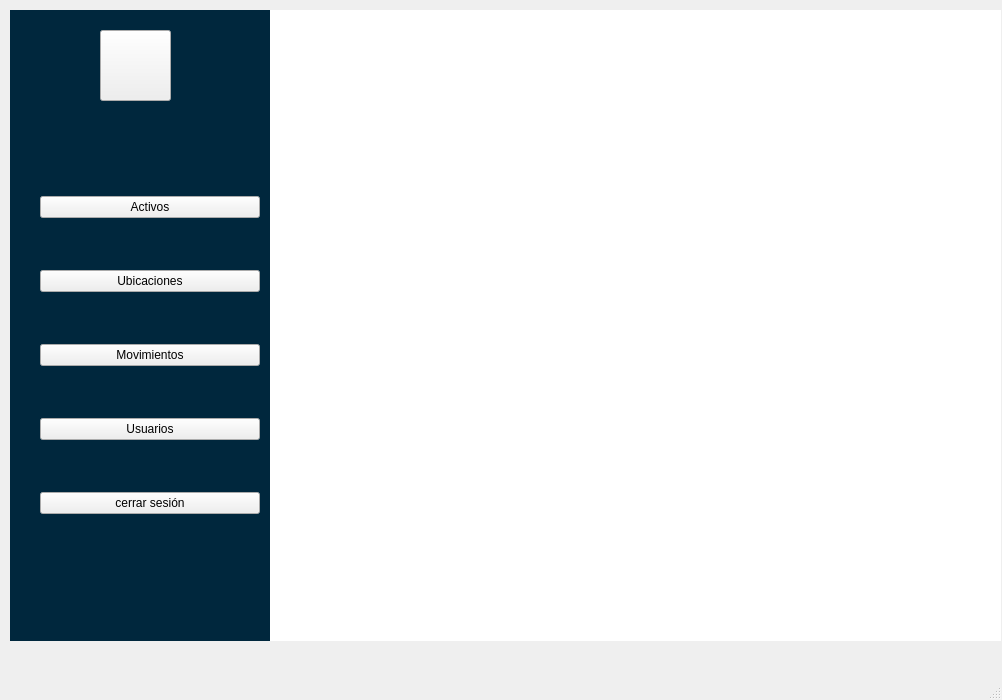
<?xml version="1.0" encoding="UTF-8"?>
<ui version="4.0">
 <class>VentanaPrincipal</class>
 <widget class="QMainWindow" name="VentanaPrincipal">
  <property name="geometry">
   <rect>
    <x>0</x>
    <y>0</y>
    <width>1002</width>
    <height>700</height>
   </rect>
  </property>
  <property name="windowTitle">
   <string>MainWindow</string>
  </property>
  <widget class="QWidget" name="centralwidget">
   <property name="styleSheet">
    <string notr="true">#menuPrincipal{
  background-color: #ffffff;
}

#menuIzquierda{
   background-color: #00273d;
}</string>
   </property>
   <widget class="QWidget" name="menuIzquierda" native="true">
    <property name="geometry">
     <rect>
      <x>10</x>
      <y>10</y>
      <width>261</width>
      <height>631</height>
     </rect>
    </property>
    <property name="styleSheet">
     <string notr="true">bg: #00273d
</string>
    </property>
    <widget class="QWidget" name="logo" native="true">
     <property name="geometry">
      <rect>
       <x>80</x>
       <y>20</y>
       <width>91</width>
       <height>71</height>
      </rect>
     </property>
     <widget class="QPushButton" name="ll">
      <property name="geometry">
       <rect>
        <x>10</x>
        <y>0</y>
        <width>71</width>
        <height>71</height>
       </rect>
      </property>
      <property name="text">
       <string/>
      </property>
      <property name="icon">
       <iconset resource="../resources.qrc">
        <normaloff>:/assets/logo1.png</normaloff>:/assets/logo1.png</iconset>
      </property>
      <property name="iconSize">
       <size>
        <width>101</width>
        <height>71</height>
       </size>
      </property>
     </widget>
    </widget>
    <widget class="QWidget" name="botones" native="true">
     <property name="geometry">
      <rect>
       <x>30</x>
       <y>140</y>
       <width>220</width>
       <height>411</height>
      </rect>
     </property>
     <property name="minimumSize">
      <size>
       <width>0</width>
       <height>0</height>
      </size>
     </property>
     <layout class="QVBoxLayout" name="verticalLayout">
      <item>
       <widget class="QPushButton" name="btnActivos">
        <property name="text">
         <string>Activos</string>
        </property>
       </widget>
      </item>
      <item>
       <widget class="QPushButton" name="btnUbicaciones">
        <property name="text">
         <string>Ubicaciones</string>
        </property>
       </widget>
      </item>
      <item>
       <widget class="QPushButton" name="btnMovimientos">
        <property name="text">
         <string>Movimientos</string>
        </property>
       </widget>
      </item>
      <item>
       <widget class="QPushButton" name="btnUsuarios">
        <property name="text">
         <string>Usuarios</string>
        </property>
       </widget>
      </item>
      <item>
       <widget class="QPushButton" name="btnCerrarSesion">
        <property name="text">
         <string>cerrar sesión</string>
        </property>
       </widget>
      </item>
     </layout>
    </widget>
   </widget>
   <widget class="QWidget" name="menuPrincipal" native="true">
    <property name="geometry">
     <rect>
      <x>270</x>
      <y>10</y>
      <width>731</width>
      <height>631</height>
     </rect>
    </property>
    <widget class="QWidget" name="encabezado" native="true">
     <property name="geometry">
      <rect>
       <x>0</x>
       <y>0</y>
       <width>731</width>
       <height>91</height>
      </rect>
     </property>
     <widget class="QWidget" name="widget" native="true">
      <property name="geometry">
       <rect>
        <x>10</x>
        <y>10</y>
        <width>211</width>
        <height>81</height>
       </rect>
      </property>
     </widget>
    </widget>
    <widget class="QWidget" name="contenedor" native="true">
     <property name="geometry">
      <rect>
       <x>0</x>
       <y>90</y>
       <width>731</width>
       <height>541</height>
      </rect>
     </property>
    </widget>
   </widget>
  </widget>
  <widget class="QMenuBar" name="menubar">
   <property name="geometry">
    <rect>
     <x>0</x>
     <y>0</y>
     <width>1002</width>
     <height>33</height>
    </rect>
   </property>
  </widget>
  <widget class="QStatusBar" name="statusbar"/>
 </widget>
 <resources>
  <include location="../resources.qrc"/>
 </resources>
 <connections/>
</ui>
